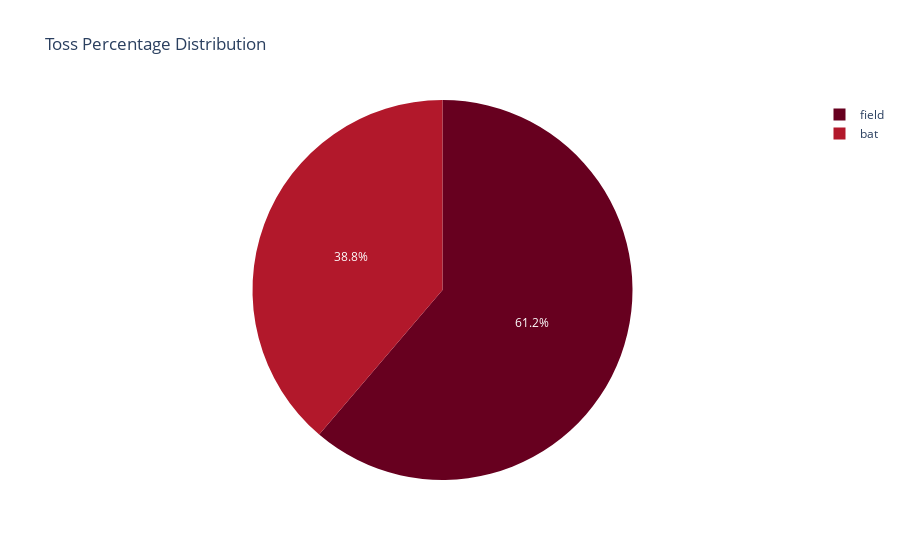

Notebook code cell kept with this figure:
### Code cell
import plotly.express as px
px.pie( toss_selection_prcntage , values='Selection %age', names='Choosen', title='Toss Percentage Distribution' ,color_discrete_sequence=px.colors.sequential.RdBu)

### Figure 1 — Plotly figure (JSON) as saved in the notebook; plotly's stock layout.template omitted (floating-point values rounded to 4 significant figures)
{"data": [{"domain": {"x": [0, 1], "y": [0, 1]}, "hovertemplate": "Choosen=%{label}<br>Selection %age=%{value}<extra></extra>", "labels": ["field", "bat"], "legendgroup": "", "name": "", "showlegend": true, "type": "pie", "values": [62.31, 39.43]}], "layout": {"legend": {"tracegroupgap": 0}, "piecolorway": ["rgb(103,0,31)", "rgb(178,24,43)", "rgb(214,96,77)", "rgb(244,165,130)", "rgb(253,219,199)", "rgb(247,247,247)", "rgb(209,229,240)", "rgb(146,197,222)", "rgb(67,147,195)", "rgb(33,102,172)", "rgb(5,48,97)"], "title": {"text": "Toss Percentage Distribution"}}}
